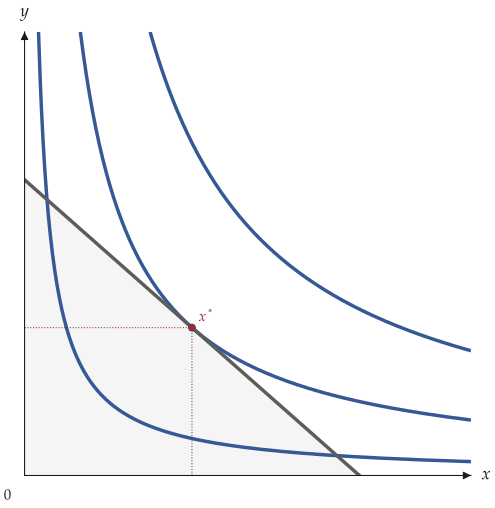

The script that saved this image:
from dataclasses import replace

from utility_viz import Canvas, levels, solve, themes
from utility_viz.models import CobbDouglas

model = CobbDouglas(alpha=0.5, beta=0.5)
eq = solve(model, px=2.0, py=3.0, income=30.0)

# theme colours with manual line weights
theme = replace(
    themes.paper,
    background_color="#ffffff",
    ic_linewidth=2.6,
    budget_linewidth=2.6,
    eq_markersize=5.0,
)

cvs = Canvas(x_max=20, y_max=15, x_label="$x$", y_label="$y$", theme=theme)
cvs.add_utility(model, levels=levels.around(eq.utility, n=3))
cvs.add_budget(2.0, 3.0, 30.0, fill=True)
cvs.add_equilibrium(eq)
cvs.save("theme_paper.png")
